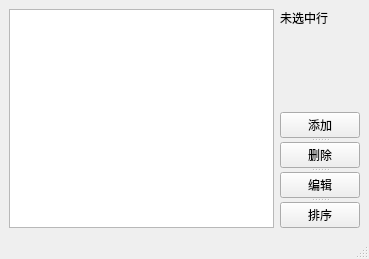
<?xml version="1.0" encoding="UTF-8"?>
<ui version="4.0">
 <class>MainWindow</class>
 <widget class="QMainWindow" name="MainWindow">
  <property name="geometry">
   <rect>
    <x>0</x>
    <y>0</y>
    <width>369</width>
    <height>259</height>
   </rect>
  </property>
  <property name="windowTitle">
   <string>MainWindow</string>
  </property>
  <widget class="QWidget" name="centralwidget">
   <layout class="QGridLayout" name="gridLayout">
    <item row="0" column="0">
     <layout class="QHBoxLayout" name="horizontalLayout">
      <item>
       <widget class="QListView" name="listView">
        <property name="editTriggers">
         <set>QAbstractItemView::NoEditTriggers</set>
        </property>
        <property name="resizeMode">
         <enum>QListView::Fixed</enum>
        </property>
       </widget>
      </item>
      <item>
       <layout class="QVBoxLayout" name="verticalLayout">
        <item>
         <widget class="QLabel" name="label">
          <property name="text">
           <string>未选中行</string>
          </property>
         </widget>
        </item>
        <item>
         <spacer name="verticalSpacer">
          <property name="orientation">
           <enum>Qt::Vertical</enum>
          </property>
          <property name="sizeHint" stdset="0">
           <size>
            <width>20</width>
            <height>40</height>
           </size>
          </property>
         </spacer>
        </item>
        <item>
         <widget class="QSplitter" name="splitter">
          <property name="orientation">
           <enum>Qt::Vertical</enum>
          </property>
          <widget class="QPushButton" name="btnAdd">
           <property name="text">
            <string>添加</string>
           </property>
          </widget>
          <widget class="QPushButton" name="btnDelete">
           <property name="text">
            <string>删除</string>
           </property>
          </widget>
          <widget class="QPushButton" name="btnEdit">
           <property name="text">
            <string>编辑</string>
           </property>
          </widget>
          <widget class="QPushButton" name="btnOrder">
           <property name="text">
            <string>排序</string>
           </property>
          </widget>
         </widget>
        </item>
       </layout>
      </item>
     </layout>
    </item>
   </layout>
  </widget>
  <widget class="QMenuBar" name="menubar">
   <property name="geometry">
    <rect>
     <x>0</x>
     <y>0</y>
     <width>369</width>
     <height>21</height>
    </rect>
   </property>
  </widget>
  <widget class="QStatusBar" name="statusbar"/>
 </widget>
 <resources/>
 <connections/>
</ui>
